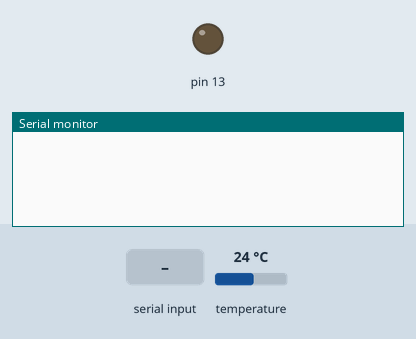
The program below on a simulated Arduino Uno, built with avr-gcc and run on an emulated ATmega328P. Shown: output pins drawn as LEDs (lit = HIGH), the last lines printed to the serial monitor. The inputs (shaded band) are chosen by the test bench; at power-on: temperature 24 °C.

Above: at 1.2 s.
1.3 s: "1" received over Serial
At 2.0 s:
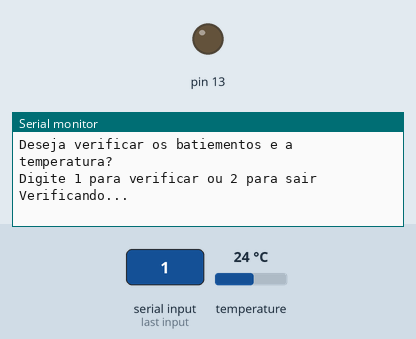
2.8 s: "2" received over Serial
At 3.7 s:
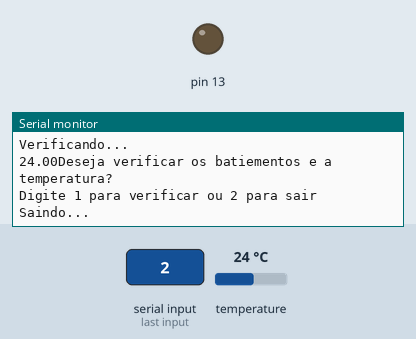

The program:

main.cpp
```cpp
// (licence header left out)
#include <Arduino.h>
//Configuração de Função que substituira o delay
unsigned long time = 0;
//Biblioteca para modulo Bluethoot
#include <SoftwareSerial.h>
//Definindo portas para modulo bluethoot
SoftwareSerial bluethoot(10, 11);

//Bibliotecas para sensor de temperatura
#include <OneWire.h>
#include <DallasTemperature.h>
//Setando Pino de dados do modulo de temperatura
#define ONE_WIRE_BUS A1
OneWire oneWire(ONE_WIRE_BUS); //Protocolo OneWire
DallasTemperature sensors(&oneWire); //Encaminha referências OneWire para o sensor

//Biblioteca para sensor de batimentos
#include <PulseSensorPlayground.h>
//Configurando interrupções de baixo nível para captura de BPMs mais precisa.
#define USE_ARDUINO_INTERRUPTS true
const int PulseWire = A0;
int Limite = 550;

PulseSensorPlayground pulseSensor; //Criação de Instancia do sensor de batimentos

int valor = 0;
int LED = 13;

void setup() {
  Serial.begin(9600);
  //Inicia a biblioteca do sensor de temperatura
  sensors.begin();
  //Configura o PulseSensor atribuindo variáveis a ele.
  pulseSensor.analogInput(PulseWire);
  pulseSensor.blinkOnPulse(LED); //Led ligado quando batimento detectado seguindo de acordo com o BPM.
  pulseSensor.setThreshold(Limite);
}

void loop() {
  time = millis(); //Definindo tempo
  if (Serial.available()){
    Serial.println("Deseja verificar os batiementos e a temperatura?");
    Serial.println("Digite 1 para verificar ou 2 para sair");
    char caractere = (char)Serial.read();
    if (caractere == '1'){
      Serial.println("Verificando...");
      sensors.requestTemperatures(); //Requisita temperatura
      Serial.print(sensors.getTempCByIndex(0)); //Imprime temperatura
      while(millis() < time + 20){
      //Configurações do Sensor de BPM
        int BPM = pulseSensor.getBeatsPerMinute(); //Captura BPM
        if (pulseSensor.sawStartOfBeat()){ //Testa constantemente se há batimentos
          Serial.println("BPM: ");
          Serial.println(BPM);
        }
      }
    }
    else if (caractere == '2') {
    Serial.println("Saindo...");
    }
    else {
    Serial.println("Digite 1 para verificar ou 2 para sair");
    }
  }
}
```

Measured:
- after the input at 1.3 s, the serial monitor: prints a new line at once (image 1)
- after the input at 2.8 s, the serial monitor: prints a new line at once (image 2)
